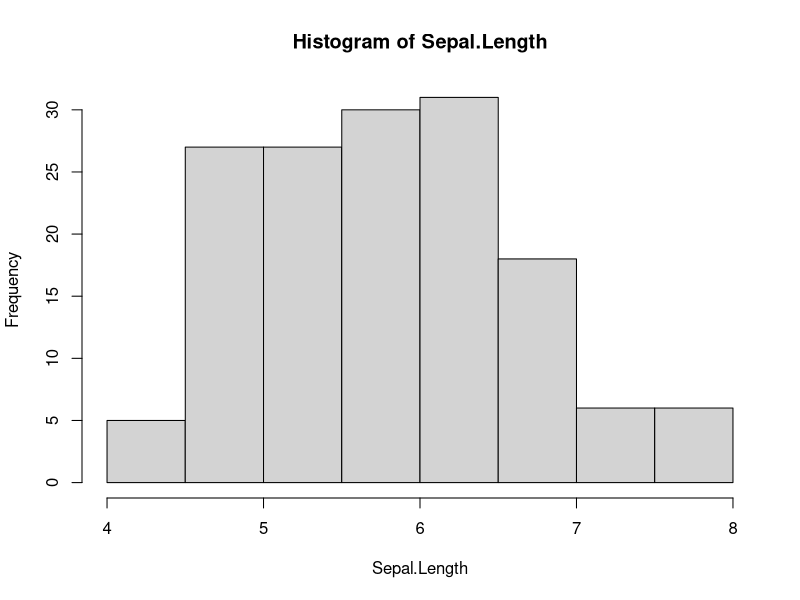

R code for this plot: (Note: this script raises an error after producing the figure.)
install.packages("caret",dependencies =TRUE)
install.packages("randomforest")
library(caret)
library(randomForest)
library(ggplot2)
data("iris")
View(iris)
attach(iris)
hist(Sepal.Length)
jarque.bera.test(Sepal.Length)
hist(Sepal.Width)
jarque.bera.test(Sepal.Width)
hist(Petal.Length)
jarque.bera.test(Petal.Length)
hist(Petal.Width)
jarque.bera.test(Petal.Width)
plot(Species)
count(Species)
setosa<-iris[iris$Species=="setosa",] 
versicolor <- iris[Species=="versicolor",]
virginica <- iris[Species=="virginica",]
train_iris <- rbind(setosa[1:25,],versicolor[1:25,],virginica[1:25,])
test_iris <- rbind(setosa[26:50,],versicolor[26:50,],virginica[26:50,])
rf_model<-randomForest(Species~.,data=iris,ntree=50)
print(rf_model)
print(importance(rf_model))
rf_pred<-predict(rf_model,iris[-5])
pred_train<-predict(rf_model,train_iris)
table(rf_pred,Species)
accuracy<-mean(train_iris$Species==predict(rf_model,train_iris))
accuracy
plot(rf_model,lwd=2)
